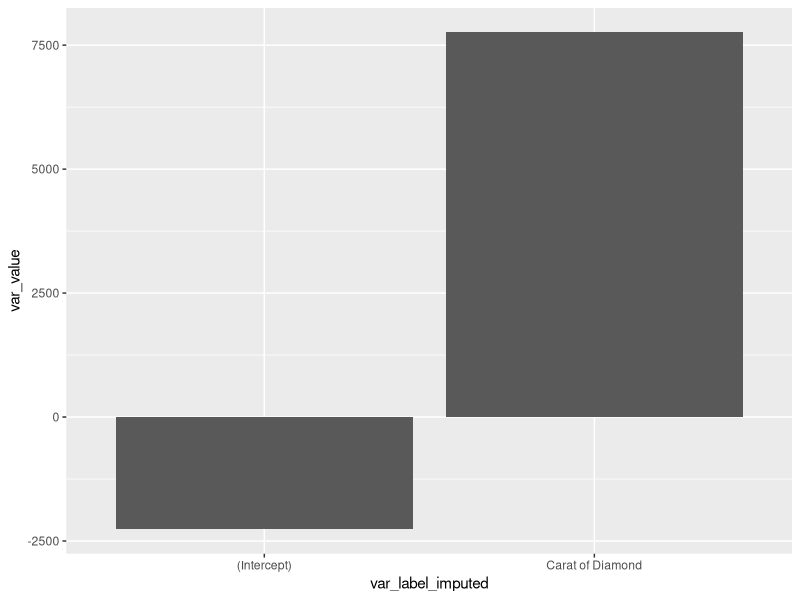

This figure's R source:
## ---- chunk 1
# Reading Data
library(readr)

# Processing Data
library(dplyr)
library(tibble)
library(tidyr)

# Visualizing Data
library(ggplot2) # Loads "diamonds" dataset
## ---- chunk 2
summary(diamonds)
## ---- chunk 3
# Control variable for regression
regression_variables <- c(
  "Carat of Diamond" = "carat"
)

# Variables not used in linear model
unused_variables <- c(
  "Depth of Diamond" = "depth"
)

# "Tidy" the data into a a data.frame (future use in pulling coefficients)
df_regression_var <- as_data_frame(as.list(regression_variables))
df_regression_var <- gather(df_regression_var, var_label, var_name)

# Create formula for use in linear model
lm_formula <- as.formula(paste("price ~ ", paste(regression_variables , collapse= " + ")))
## ---- chunk 4
lm_price_clarity <- lm(data = diamonds, 
                       formula = lm_formula) 
## ---- chunk 5
df_coef <- as_data_frame(as.list(coef(lm_price_clarity)))
df_coef <- gather(df_coef, var_name, var_value)
## ---- chunk 6
df_coef_labeled <- full_join(df_regression_var, df_coef, by = "var_name")

df_coef_labeled <- mutate(df_coef_labeled,
                          var_label_imputed = coalesce(var_label, var_name))
## ---- chunk 7
df_coef_labeled %>% 
  ggplot(aes(x = var_label_imputed, y = var_value)) +
  geom_bar(stat = "identity")
